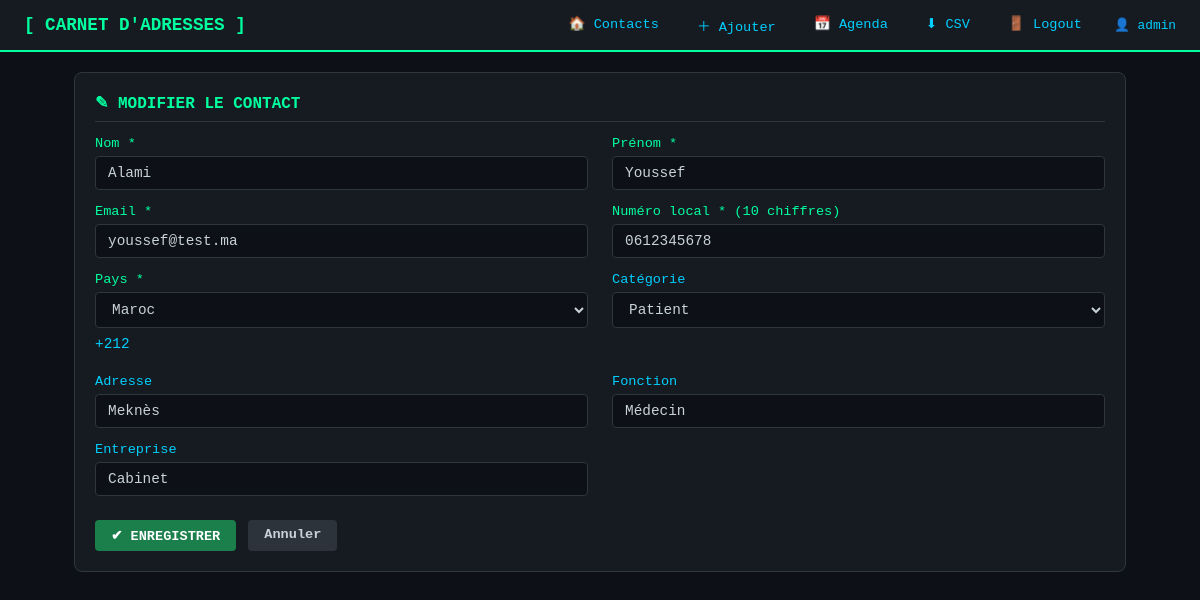
/modifier/Alami (signed in), run on the app's committed database.
### tables this page shows
CREATE TABLE contacts (
            id          INTEGER PRIMARY KEY AUTOINCREMENT,
            nom         TEXT NOT NULL,
            prenom      TEXT NOT NULL,
            email       TEXT UNIQUE NOT NULL,
            pays        TEXT NOT NULL,
            numero_local TEXT NOT NULL,
            adresse     TEXT DEFAULT '',
            fonction    TEXT DEFAULT '',
            entreprise  TEXT DEFAULT '',
            categorie   TEXT DEFAULT 'Autre'
        );

### flask_app/app.py (the view, shortened to what this page needs)
@app.route("/modifier/<nom>", methods=["GET", "POST"])
@login_required
def modifier(nom):
    contact = book.find(nom)
    if not contact:
        flash(f"Contact '{nom}' introuvable.", "error")
        return redirect(url_for("index"))
    return render_template("form.html",
                           indicatifs=INDICATIFS,
                           categories=CATEGORIES,
                           contact=contact,
                           admin=session.get("admin"))

### flask_app/app.py (called while the page is built)
@app.before_request
def setup():
    init_db()

def login_required(f):
    from functools import wraps
    @wraps(f)
    def decorated(*args, **kwargs):
        if not session.get("admin"):
            flash("Veuillez vous connecter.", "error")
            return redirect(url_for("login"))
        return f(*args, **kwargs)
    return decorated

### models/address_book.py (called while the page is built)
def get_connection():
    conn = sqlite3.connect(DB_PATH)
    conn.row_factory = sqlite3.Row
    return conn

    def find(self, nom):
        conn = get_connection()
        cur = conn.cursor()
        cur.execute("SELECT * FROM contacts WHERE LOWER(nom) = LOWER(?)", (nom,))
        row = cur.fetchone()
        conn.close()
        return self._row_to_contact(row) if row else None

    def _row_to_contact(self, row):
        if row is None:
            return None
        keys = row.keys()
        c = Contact(
            nom=row["nom"], prenom=row["prenom"],
            email=row["email"], pays=row["pays"],
            numero_local=row["numero_local"],
            adresse=row["adresse"] if "adresse" in keys else "",
            fonction=row["fonction"] if "fonction" in keys else "",
            entreprise=row["entreprise"] if "entreprise" in keys else "",
            categorie=row["categorie"] if "categorie" in keys else "Autre",
        )
        c._id = row["id"]
        return c

### models/contact.py (called while the page is built)
    def _valider_nom(self, valeur):
        valeur = valeur.strip()
        return bool(re.fullmatch(r"[A-Za-zÀ-ÿ\u0600-\u06FF\s'-]+", valeur))

    def _valider_email(self, email):
        return bool(re.match(r'^[\w\.-]+@[\w\.-]+\.\w{2,}$', email.strip()))

    def _valider_numero(self, numero):
        chiffres = re.sub(r'\s', '', numero.strip())
        return chiffres.isdigit() and len(chiffres) == 10

### flask_app/templates/form.html (shortened to what this page needs)
{% extends "base.html" %}
{% block content %}
<div class="container">
  <div class="card">
    <div class="card-title">
      {{ "✎  MODIFIER LE CONTACT" if contact else "＋  AJOUTER UN CONTACT" }}
    </div>
    <form method="POST" class="form-grid">
      <div class="form-group">
        <label class="required">Nom *</label>
        <input type="text" name="nom" value="{{ contact.nom if contact else '' }}" required>
      </div>
      <div class="form-group">
        <label class="required">Prénom *</label>
        <input type="text" name="prenom" value="{{ contact.prenom if contact else '' }}" required>
      </div>
      <div class="form-group">
        <label class="required">Email *</label>
        <input type="email" name="email" value="{{ contact.email if contact else '' }}" required>
      </div>
      <div class="form-group">
        <label class="required">Numéro local * (10 chiffres)</label>
        <input type="text" name="numero" value="{{ contact.numero_local if contact else '' }}"
               pattern="\d{10}" required>
      </div>
      <div class="form-group">
        <label class="required">Pays *</label>
        <select name="pays" id="pays" required onchange="updateIndicatif()">
          {% for pays in indicatifs.keys()|sort %}
            <option value="{{ pays }}"
              {% if contact and contact.pays == pays %}selected{% endif %}>
              {{ pays }}
            </option>
          {% endfor %}
        </select>
        <div class="indicatif-display" id="indicatif_display">
          {% if contact %}{{ contact.indicatif }}{% else %}—{% endif %}
        </div>
      </div>
      <div class="form-group">
        <label>Catégorie</label>
        <select name="categorie">
          {% for cat in categories %}
            <option value="{{ cat }}"
              {% if contact and contact.categorie == cat %}selected{% endif %}>
              {{ cat }}
            </option>
          {% endfor %}
        </select>
      </div>
      <div class="form-group">
        <label>Adresse</label>
        <input type="text" name="adresse" value="{{ contact.adresse if contact else '' }}">
      </div>
      <div class="form-group">
        <label>Fonction</label>
        <input type="text" name="fonction" value="{{ contact.fonction if contact else '' }}">
      </div>
      <div class="form-group">
        <label>Entreprise</label>
        <input type="text" name="entreprise" value="{{ contact.entreprise if contact else '' }}">
      </div>
      <div class="form-actions">
        <button type="submit" class="btn btn-add">
          {{ "✔  ENREGISTRER" if contact else "＋  AJOUTER" }}
        </button>
        <a href="{{ url_for('index') }}" class="btn btn-muted">Annuler</a>
      </div>
    </form>
  </div>
</div>
{% endblock %}

### flask_app/templates/base.html (style rules this page uses)
:root { --bg-dark:#0d1117; --bg-card:#161b22; --bg-input:#0d1117; --neon:#00ff9f; --neon2:#00cfff; --accent:#ff4e6a; --text:#c9d1d9; --muted:#8b949e; --border:#30363d; --btn-add:#1a7f4b; --btn-del:#8b1a2e; --btn-edit:#1a4f7f; }
* { box-sizing:border-box; margin:0; padding:0; }
body { font-family: "Consolas", monospace; background:var(--bg-dark); color:var(--text); min-height:100vh; }
a { color:var(--neon2); text-decoration:none; }
.container { max-width:1100px; margin:0 auto; padding:20px 24px; }
.btn { display:inline-block; padding:7px 16px; border:none; border-radius:4px; cursor:pointer; font-family:inherit; font-size:.85rem; font-weight:bold; transition:.15s; }
.btn-add { background:var(--btn-add); color:#fff; }
.btn-muted { background:#2d333b; color:var(--text); }
.card { background:var(--bg-card); border:1px solid var(--border); border-radius:8px; padding:20px; margin-bottom:16px; }
.card-title { color:var(--neon); font-size:1rem; font-weight:bold; margin-bottom:14px; border-bottom:1px solid var(--border); padding-bottom:8px; }

### flask_app/templates/form.html (style rules this page uses)
.form-grid { display:grid; grid-template-columns:1fr 1fr; gap:0 24px; }
.form-group { margin-bottom:14px; }
label { display:block; color:var(--neon2); font-size:.85rem; margin-bottom:5px; }
label.required { color:var(--neon); }
input, select { width:100%; background:var(--bg-input); color:var(--text); border:1px solid var(--border); border-radius:4px; padding:8px 12px; font-family:inherit; font-size:.9rem; outline:none; }
.form-actions { grid-column:1/-1; display:flex; gap:12px; margin-top:10px; }
.indicatif-display { color:var(--neon2); font-size:.9rem; padding:8px 0; }

### data on the page
contacts: nom "Alami", prenom "Youssef", email "youssef@test.ma", numero "0612345678", pays "Maroc", categorie "Patient", adresse "Meknès", fonction "Médecin", entreprise "Cabinet"

### other printed values
{{ admin }} "admin"
{{ "✎  MODIFIER LE CONTACT" if contact else "＋  AJOUTER UN CONTACT" }} "✎ MODIFIER LE CONTACT"
{{ contact.indicatif }} "+212"
{{ "✔  ENREGISTRER" if contact else "＋  AJOUTER" }} "✔ ENREGISTRER"
